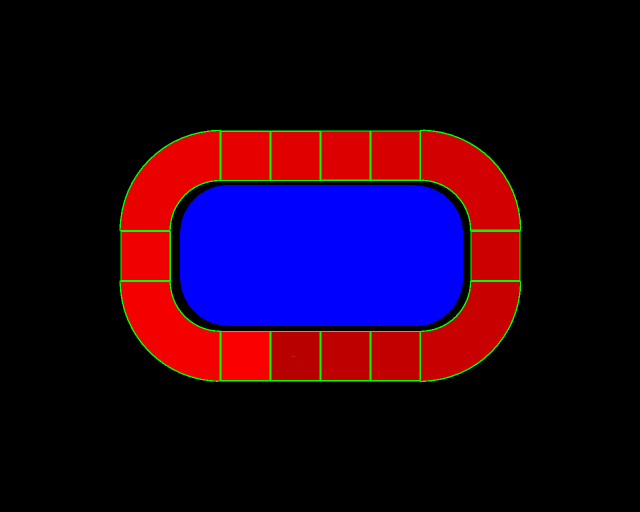
#> input picture radat/Track1.png, 1280 x 1024 px, found by its file name (shown at 1/2 size)
$ python track.py
#> lines starting #> are read from the running program, lines starting #| are printed output that depends on the picture
import cv2
import numpy as np

class Track:
    def __init__(self, filename, callback):
#> called with filename = 'Track1.png'
        self.img = cv2.cvtColor(cv2.imread(filename), cv2.COLOR_BGR2RGB)[:][::-1]
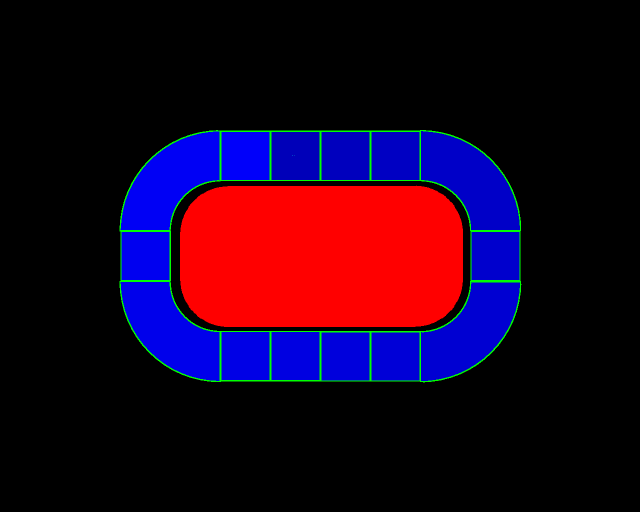
#> self.img: shape (1024, 1280, 3) (shown at 1/2 size); mean B, G, R 30.5, 3, 29.5
        targets = [250] # targets are reds with r value 250, 245, 240...and so on
        while True:
            target = targets[-1] - 5
            if np.any(np.all(self.img == np.array([target, 0, 0]), axis=2)): #find if color exists in image
                targets.append(target)
            else:
                break
#> after the loop, targets = [250, 245, 240, 235, 230, 225, 220, 215, 210, 205, 200, 195, 190, 185]
        self.targets = targets
#> self.targets has the same summary as targets
        self.hitTargets = np.array([False for _ in self.targets])
#> self.hitTargets = [False, False, False, False, False, False, False, False, False, False, False, False, False, False]
        self.laps = 0
        yellow = np.argwhere(np.all(self.img == np.array([255, 255, 0]), axis=2))[0][::-1]
#> yellow = [585, 311]
        yellow2 = np.argwhere(np.all(self.img == np.array([200, 200, 0]), axis=2))[0][::-1]
#> yellow2 = [588, 311]
        self.beginPosition = yellow #yellow is starting position
#> self.beginPosition = [585, 311]
        self.beginOrientation = np.arctan2(yellow[0] - yellow2[0], yellow[1] - yellow2[1])
#> self.beginOrientation = -1.57
        self.lapFunction = callback
        self.onTrack = True

    def isWall(self, position):
        if np.all(self.img[position[1]][position[0]] == np.array([0, 0, 255])): #blue is wall
            return True
        return False

    def isSlowTerrain(self, position):
        if np.all(self.img[position[1]][position[0]] == np.array([0, 0, 0])): #black is slow
            return True
        return False

    def inPosition(self, position):
        c = self.img[position[1]][position[0]]
        if c[0] == 0 and c[1] == 0 and c[2] == 0:
            if self.onTrack:
                self.onTrack = False
                return 44 #out of track trigger
        elif not self.onTrack:
            self.onTrack = True
            return 43 #back on track trigger
        elif c[0] != 0 and c[1] == 0 and c[2] == 0:
            if c[0] != self.targets[-1]:
                self.isLap()
            if not np.all(self.hitTargets):
                idx = np.argwhere(False == self.hitTargets)[0][0]
                next_idx = min(len(self.targets)-1, idx+1) #ok to miss one target
                if c[0] == self.targets[idx] and not self.hitTargets[idx]:
                    self.hitTargets[idx] = True
                    return self.targets[idx]
                elif c[0] == self.targets[next_idx] and not self.hitTargets[next_idx]:
                    self.hitTargets[idx] = True
                    self.hitTargets[next_idx] = True
                    return self.targets[next_idx]
        return 0

    def isLap(self):
        if np.all(self.hitTargets):
            self.laps += 1
            self.hitTargets = np.array([False for _ in self.targets])
            self.lapFunction()
            return True
        return False

if __name__ == "__main__":
    track = Track('Track1.png', None)

$ run again, with radat/Track2.png copied over radat/Track1.png
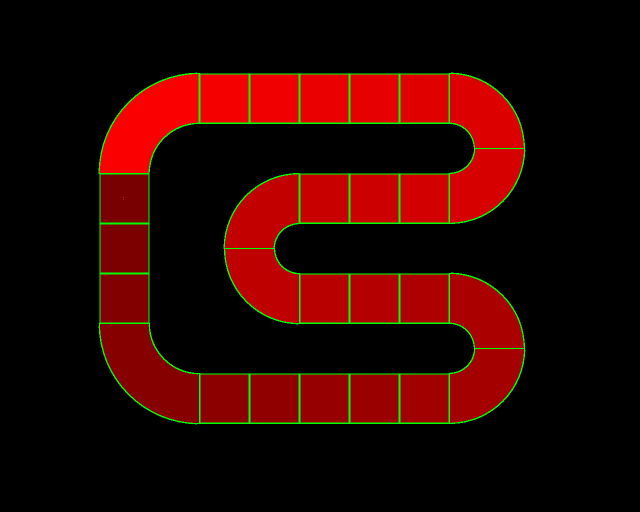
#> input picture radat/Track2.png, 1280 x 1024 px, found by its file name (shown at 1/2 size)
#> in __init__, `self.img = cv2.cvtColor(cv2.imread(filename), cv2.COLOR_BGR2RGB)[:][::..`:
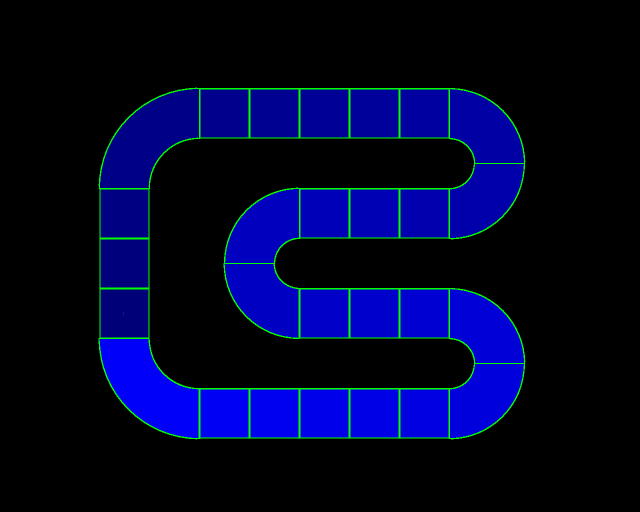
#> self.img: shape (1024, 1280, 3) (shown at 1/2 size); mean B, G, R 44.2, 5.1, 0
#> after the loop in __init__, `while True:`: targets = 27 values, max 250 at index 0, min 120 at index 26, mean 185
#> self.targets has the same summary as targets
#> yellow = [247, 629]
#> yellow2 = [247, 625]
#> self.beginPosition = [247, 629]
#> self.beginOrientation = 0

$ run again, with radat/Track3.png copied over radat/Track1.png
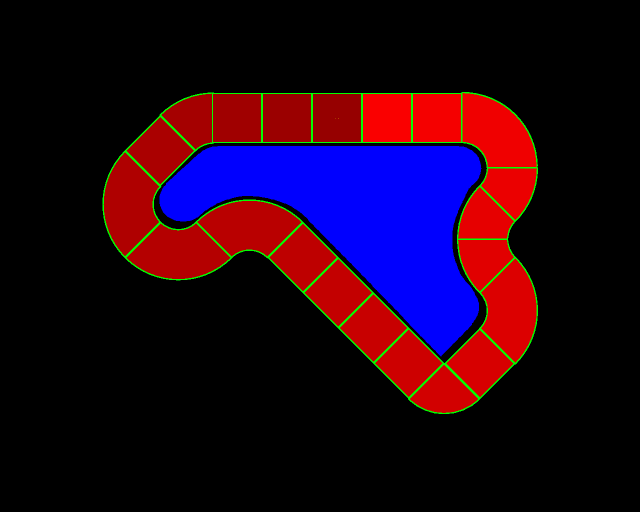
#> input picture radat/Track3.png, 1280 x 1024 px, found by its file name (shown at 1/2 size)
#> in __init__, `self.img = cv2.cvtColor(cv2.imread(filename), cv2.COLOR_BGR2RGB)[:][::..`:
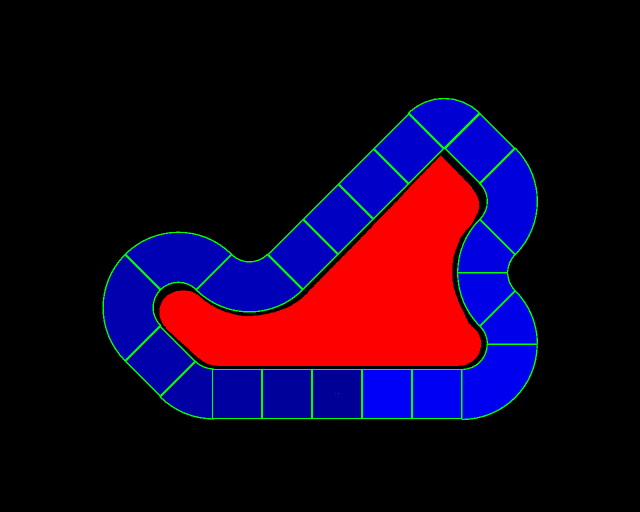
#> self.img: shape (1024, 1280, 3) (shown at 1/2 size); mean B, G, R 32.3, 3.8, 24.8
#> after the loop in __init__, `while True:`: targets = [250, 245, 240, 235, 230, 225, 220, 215, 210, 205, 200, 195, 190, 185, 180, 175, 170, 165, 160, 155, 150]
#> self.targets has the same summary as targets
#> yellow = [676, 787]
#> yellow2 = [671, 787]
#> self.beginPosition = [676, 787]
#> self.beginOrientation = 1.57

$ run again, with radat/Track4.png copied over radat/Track1.png
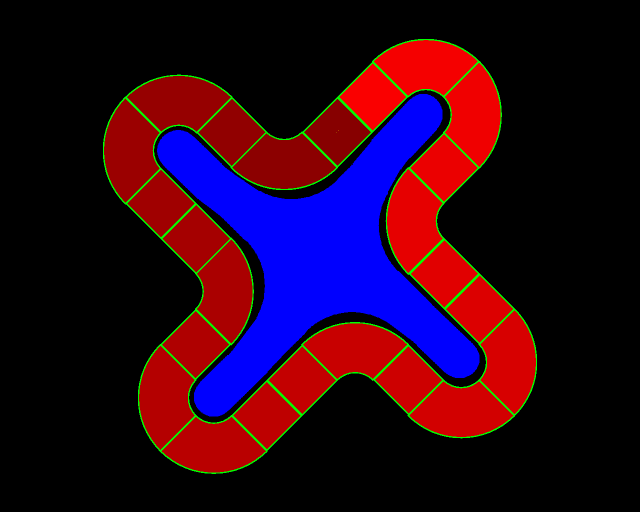
#> input picture radat/Track4.png, 1280 x 1024 px, found by its file name (shown at 1/2 size)
#> in __init__, `self.img = cv2.cvtColor(cv2.imread(filename), cv2.COLOR_BGR2RGB)[:][::..`:
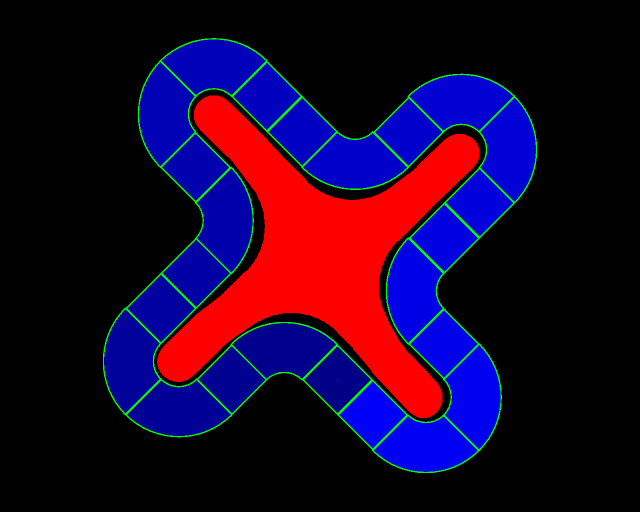
#> self.img: shape (1024, 1280, 3) (shown at 1/2 size); mean B, G, R 42.5, 5.1, 27.5
#> after the loop in __init__, `while True:`: targets = [250, 245, 240, 235, 230, 225, 220, 215, 210, 205, 200, 195, 190, 185, 180, 175, 170, 165, 160, 155, 150, 145, 140, 135]
#> self.targets has the same summary as targets
#> yellow = [676, 762]
#> yellow2 = [673, 759]
#> self.beginPosition = [676, 762]
#> self.beginOrientation = 0.785
